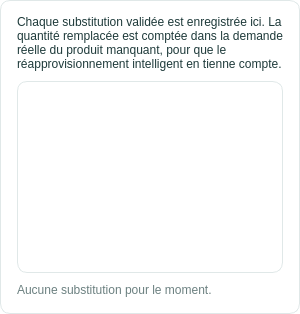
                 <widget class="QFrame" name="frameSubstitutionsStock">
                  <property name="styleSheet">
                   <string>.QFrame { background-color:white; border:1px solid #E0E8E8; border-radius:10px; }</string>
                  </property>
                  <layout class="QVBoxLayout" name="layoutSubstitutions">
                   <property name="spacing">
                    <number>10</number>
                   </property>
                   <property name="leftMargin">
                    <number>16</number>
                   </property>
                   <property name="topMargin">
                    <number>14</number>
                   </property>
                   <property name="rightMargin">
                    <number>16</number>
                   </property>
                   <property name="bottomMargin">
                    <number>16</number>
                   </property>
                   <item>
                    <widget class="QLabel" name="lblSubstInfoStock">
                     <property name="styleSheet">
                      <string>color:#1E3A3A; font-size:12px;</string>
                     </property>
                     <property name="text">
                      <string>Chaque substitution validée est enregistrée ici. La quantité remplacée est comptée dans la demande réelle du produit manquant, pour que le réapprovisionnement intelligent en tienne compte.</string>
                     </property>
                     <property name="wordWrap">
                      <bool>true</bool>
                     </property>
                    </widget>
                   </item>
                   <item>
                    <widget class="QTableWidget" name="tableSubstitutionsStock">
                     <property name="styleSheet">
                      <string>QTableWidget { background:white; border:1px solid #E0E8E8; border-radius:10px;
  gridline-color:#EEF2F2; font-size:12px; color:#1E3A3A; }
QHeaderView::section { background:#F7FAFA; color:#1E3A3A; font-weight:bold; font-size:12px;
  border:none; border-bottom:1px solid #E0E8E8; padding-left:8px; }
QTableWidget::item { padding-left:8px; }
QTableWidget::item:selected { background:#E6F2F1; color:#1E3A3A; }
QTableWidget::indicator { width:16px; height:16px; }</string>
                     </property>
                    </widget>
                   </item>
                   <item>
                    <widget class="QLabel" name="lblAucuneSubstitutionStock">
                     <property name="styleSheet">
                      <string>color:#6B8080; font-size:12px;</string>
                     </property>
                     <property name="text">
                      <string>Aucune substitution pour le moment.</string>
                     </property>
                    </widget>
                   </item>
                  </layout>
                 </widget>
